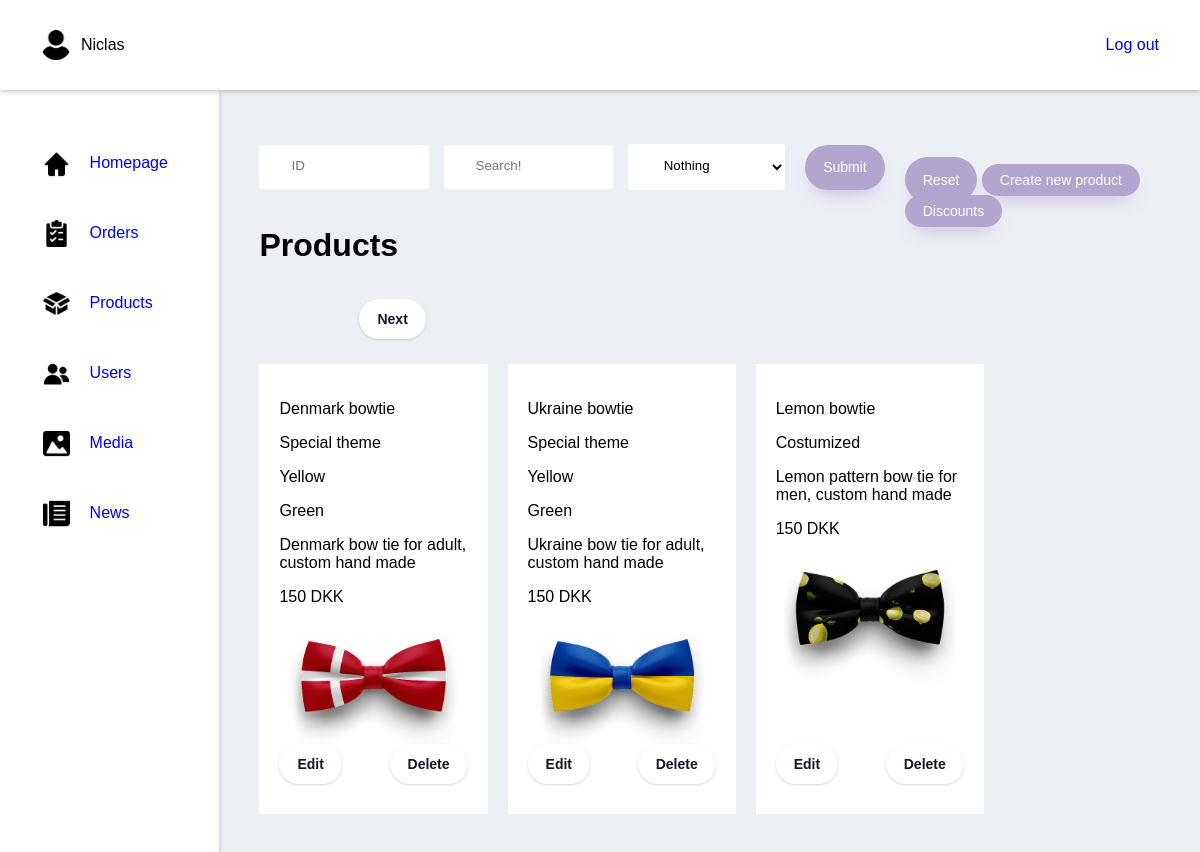
Page /adminProducts (signed in, upper part) on the earlier database version.
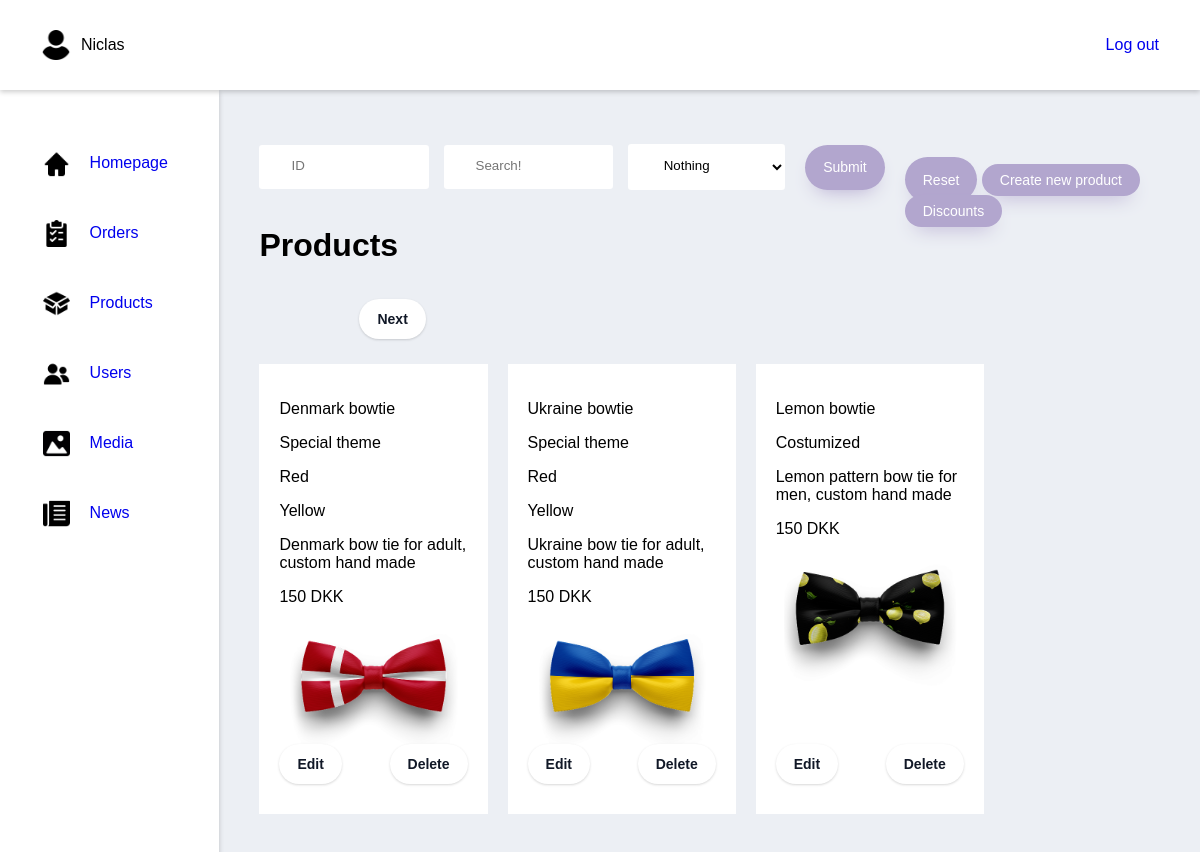
Same page on the later database version.
### tables this page shows
CREATE TABLE IF NOT EXISTS assign_colors_to_products (
    products_id int(11) NOT NULL,
    color_id int(11) NOT NULL,
    CONSTRAINT PK_assign_colors_to_products PRIMARY KEY (products_id, color_id),
    FOREIGN KEY (products_id) REFERENCES products (products_id),
    FOREIGN KEY (color_id) REFERENCES product_colors (color_id) 
);

CREATE TABLE IF NOT EXISTS product_colors (
    color_id int(11) NOT NULL AUTO_INCREMENT PRIMARY KEY,
    color varchar(100) NOT NULL
 );

### index.php (called while the page is built, shortened)
<?php
    $request = $_SERVER["REQUEST_URI"];
    $router = new Router($request);
    $router->get('/', 'views/frontend/home');
    $router->get('/profile', 'views/login/profile');
    $router->get('/editProfileFunction', 'controllers/editProfile');
    $router->get('/loginFunction', 'controllers/login');
    $router->get('/loginFailedFunction', 'controllers/loginFailed');
    $router->get('/signupFunction', 'controllers/signup');
    $router->get('/logoutFunction', 'controllers/logout');
    $router->get('/Product', 'views/frontend/Product');
    $router->get('/ProductType', 'views/frontend/productType');
    $router->get('/ProductSale', 'views/frontend/productSale');
    $router->get('/AboutUS', 'views/frontend/AboutUS');
    $router->get('/Contact', 'views/frontend/Contact');
    $router->get('/Checkout', 'views/frontend/Checkout');
    $router->get('/ProductShow', 'views/frontend/ProductShow');
    $router->get('/NewsShow', 'views/frontend/NewsShow');
    $router->get('/contactSubmit', 'controllers/contactForm');
    $router->get('/Breadcrumb', 'views/frontend/Breadcrumb');
    $router->get('/removeFromCart', 'controllers/removeFromCart');
    $router->get('/editQuantityInCart', 'controllers/editQuantityInCart');
    $router->get('/purchase', 'views/frontend/purchase');
    $router->get('/addToCart', 'controllers/addToCart');
    $router->get('/adminProducts', 'views/backend/products');

### models/handlers/ProductsHandler.php (called while the page is built, shortened)
<?php
$rootPath = "";
require_once $rootPath . "public/dbconn.php";
require_once $rootPath . "models/sql/products.php";
class ProductsHandler extends Products{
    public $db;
    public function __construct($db) {
        $this->db = $db;
    }
    public function getAssignedColorsToProducts() {
        $getColorAssigments = $this->db->prepare($this->getColorAssigmentsQuery);
        $getColorAssigments->execute();
        $colorAssignments = $getColorAssigments->fetchAll();
        return $colorAssignments;
    }
    public function getProducts($search = '', $id = '', $type = '') {
        if( isset( $type ) && $type != '' ){
            if( isset( $id ) && $id != ''){
                $getProducts = $this->db->prepare($this->getProductsDynamicSearchQuery);
                $getProducts->bindParam(':id', $id);
            }else{
                $getProducts = $this->db->prepare($this->getProductsDynamicSearchWithoutIdQuery);
            }
            $getProducts->bindParam(':type', $type);
        }else{
            if( isset( $id ) && $id != ''){
                $getProducts = $this->db->prepare($this->getProductsDynamicSearchWithoutTypeQuery);
                $getProducts->bindParam(':id', $id);
            }else{
                $getProducts = $this->db->prepare($this->getProductsDynamicSearchWithoutIdAndTypeQuery);
            }
        }
        if ( isset( $search ) ){
            $search = "%" . $search . "%";
        }else{
            $search = "%";
        }
        $getProducts->bindParam(':search', $search);
        $getProducts->execute();
        $products = $getProducts->fetchAll();
        return $products;
    }
}
$ProductsHandler = new ProductsHandler($db);

### controllers/getProductsWithFilters.php (called while the page is built, shortened)
<?php
    if(isset($_POST['search'])){
        $search = $inputSanitation->sanitice($_POST['search']);
    }else{
        $search = "";
    }
    if(isset($_POST['id'])){
        $id = $inputSanitation->sanitice($_POST['id']);
    }else{
        $id = "";
    }
    if(isset($_POST['type'])){
        $type = $inputSanitation->sanitice($_POST['type']);
    }else{
        $type = "";
    }
    $validStrings = $inputSanitation->getValidationStatus();
    if($validStrings == true){
        $data = $ProductsHandler->getProducts(
            $search,
            $id,
            $type
        );
    }

### controllers/adminProducts.php (called while the page is built, shortened)
<?php
$colorAssignments = $ProductsHandler->getAssignedColorsToProducts();

### views/backend/products.php (the view, shortened to what the changed rows need)
<?php
    $rootPath = "";
    require_once $rootPath . "public/dbconn.php";
    require_once $rootPath . "models/handlers/ProductsHandler.php";
    require_once $rootPath . "models/handlers/UsersHandler.php";
    require_once $rootPath . "controllers/editProduct.php";
    require_once $rootPath . "controllers/adminProducts.php";
    require_once $rootPath . "controllers/getProductsWithFilters.php";
    require_once $rootPath . "views/backend/partials/header.php";
    $page = 0;
?>
<div class="wrapper">
        <?php
            $pageNr = $page;
            $productsPrPage = 12;
            $pageMinIndex = $pageNr * $productsPrPage;
            $pageMaxIndex = $pageMinIndex + $productsPrPage;
        ?>
        <div class="Admin-page-title">
              <h1>Products</h1>
        </div>
<div class="wrapper-main-area">
        <div class="products">
                <?php
                    for($i = $pageMinIndex; $i < $pageMaxIndex && $i < count($data); $i++){
                        $indData = $data[$i];
                ?>
                        <div class="product">
                        <div class="product-info">
                            <p><?php echo $indData['name'] ?></p>
                            <p><?php echo $indData['type'] ?></p>
                            <?php
                                foreach($colorAssignments as $color){
                                    if($color['products_id'] == $indData['products_id']){
                            ?>
                                <p><?php echo $color['color'] ?></p>
                            <?php
                                    }
                                }
                            ?>
                            <p><?php echo $indData['description'] ?></p>
                            <p><?php echo $indData['price'] ?> DKK</p>
                            <?php
                                if(isset($indData['primary_image'])){
                                $image = explode(".", $indData['primary_image'])
                            ?>
                                <div class="BannerImage">
                                    <img  src="/uploads/thumbs/<?php echo $image[0] . "_thumb." . $image[1] ?>">
                                </div>
                            <?php
                                }
                            ?>
                        </div>
                            <div class="Edit-Delete-div">
                                <form method="POST" action="adminEditProduct">
                                    <input class="button-pagination" type="submit" value="Edit">
                                </form>
                                <form method="POST" action="adminProducts">
                                    <input class="button-pagination" type="submit" value="Delete">
                                </form>
                            </div>
                        </div>
                <?php
                    }
                ?>
        </div>
            <?php
                echo "<br>";
            ?>
</div>
</div>
<?php
    require_once $rootPath . "views/backend/partials/footer.php";
?>

Differences in the rows shown:
changed through a linked row, assign_colors_to_products (number 1 of 4 on the later page): color.color "Yellow" → "Red"
changed through a linked row, assign_colors_to_products (number 2 of 4 on the later page): color.color "Green" → "Yellow"
changed through a linked row, assign_colors_to_products (number 3 of 4 on the later page): color.color "Yellow" → "Red"
changed through a linked row, assign_colors_to_products (number 4 of 4 on the later page): color.color "Green" → "Yellow"
